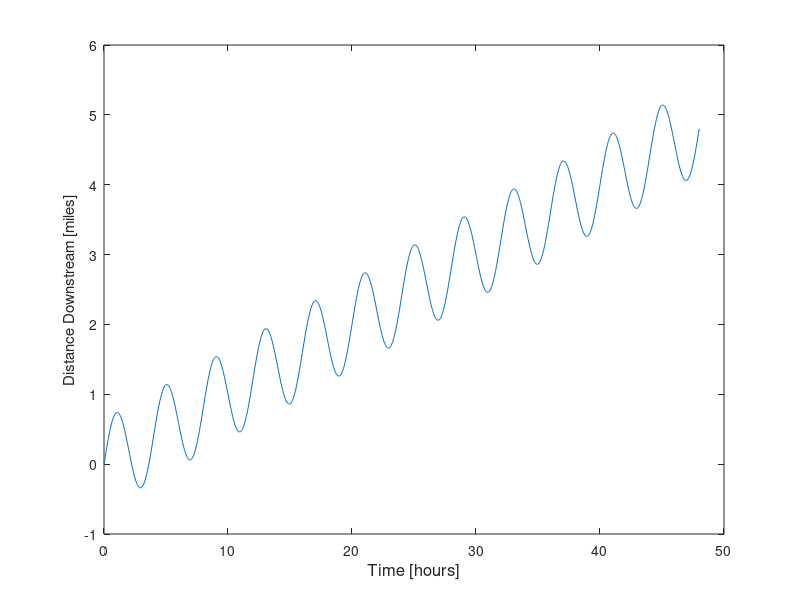

MATLAB code for this plot:
T = 4;                       % Tidal period (hours)
U0 = 0.1;                    % Mean velocity (miles/hour)
U1 = 1;                      % Fluxuating velocity amplitude (miles/hour)
M = 1;                       % Initial mass of polutant (lbs)
D = 0.03;                    % Diffusion coefficient (miles^2/hour)
t = linspace(0,48,1000);     % Range of time values for plot data

x = U0*t + U1 * T / (2 * pi) * sin(2 * pi * t / T);

plot(t,x)

ylabel('Distance Downstream [miles]');
xlabel('Time [hours]','FontSize',12); 
	
print('-r600','-depsc','boxt.eps')